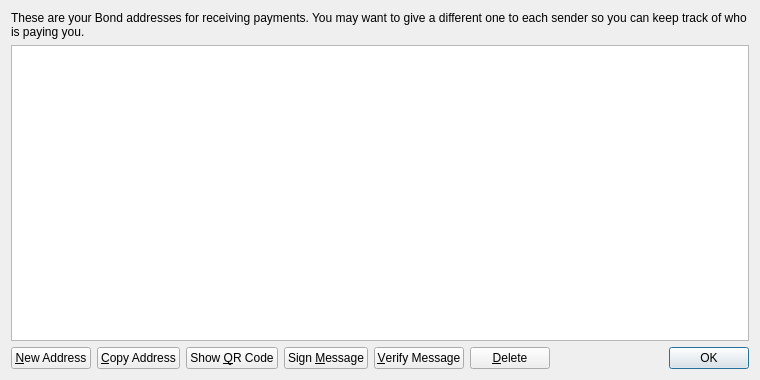
<?xml version="1.0" encoding="UTF-8"?>
<ui version="4.0">
 <class>AddressBookPage</class>
 <widget class="QWidget" name="AddressBookPage">
  <property name="geometry">
   <rect>
    <x>0</x>
    <y>0</y>
    <width>760</width>
    <height>380</height>
   </rect>
  </property>
  <property name="windowTitle">
   <string>Address Book</string>
  </property>
  <layout class="QVBoxLayout" name="verticalLayout">
   <item>
    <widget class="QLabel" name="labelExplanation">
     <property name="text">
      <string>These are your Bond addresses for receiving payments. You may want to give a different one to each sender so you can keep track of who is paying you.</string>
     </property>
     <property name="textFormat">
      <enum>Qt::PlainText</enum>
     </property>
     <property name="wordWrap">
      <bool>true</bool>
     </property>
    </widget>
   </item>
   <item>
    <widget class="QTableView" name="tableView">
     <property name="contextMenuPolicy">
      <enum>Qt::CustomContextMenu</enum>
     </property>
     <property name="toolTip">
      <string>Double-click to edit address or label</string>
     </property>
     <property name="tabKeyNavigation">
      <bool>false</bool>
     </property>
     <property name="selectionMode">
      <enum>QAbstractItemView::SingleSelection</enum>
     </property>
     <property name="selectionBehavior">
      <enum>QAbstractItemView::SelectRows</enum>
     </property>
     <property name="sortingEnabled">
      <bool>true</bool>
     </property>
     <attribute name="verticalHeaderVisible">
      <bool>false</bool>
     </attribute>
    </widget>
   </item>
   <item>
    <layout class="QHBoxLayout" name="horizontalLayout">
     <item>
      <widget class="QPushButton" name="newAddressButton">
       <property name="toolTip">
        <string>Create a new address</string>
       </property>
       <property name="text">
        <string>&amp;New Address</string>
       </property>
      </widget>
     </item>
     <item>
      <widget class="QPushButton" name="copyToClipboard">
       <property name="toolTip">
        <string>Copy the currently selected address to the system clipboard</string>
       </property>
       <property name="text">
        <string>&amp;Copy Address</string>
       </property>
      </widget>
     </item>
     <item>
      <widget class="QPushButton" name="showQRCode">
       <property name="text">
        <string>Show &amp;QR Code</string>
       </property>
      </widget>
     </item>
     <item>
      <widget class="QPushButton" name="signMessage">
       <property name="toolTip">
        <string>Sign a message to prove you own a Bond address</string>
       </property>
       <property name="text">
        <string>Sign &amp;Message</string>
       </property>
      </widget>
     </item>
     <item>
      <widget class="QPushButton" name="verifyMessage">
       <property name="toolTip">
        <string>Verify a message to ensure it was signed with a specified Bond address</string>
       </property>
       <property name="text">
        <string>&amp;Verify Message</string>
       </property>
      </widget>
     </item>
     <item>
      <widget class="QPushButton" name="deleteButton">
       <property name="toolTip">
        <string>Delete the currently selected address from the list</string>
       </property>
       <property name="text">
        <string>&amp;Delete</string>
       </property>
      </widget>
     </item>
     <item>
      <spacer name="horizontalSpacer">
       <property name="orientation">
        <enum>Qt::Horizontal</enum>
       </property>
       <property name="sizeHint" stdset="0">
        <size>
         <width>40</width>
         <height>20</height>
        </size>
       </property>
      </spacer>
     </item>
     <item>
      <widget class="QDialogButtonBox" name="buttonBox">
       <property name="sizePolicy">
        <sizepolicy hsizetype="Maximum" vsizetype="Fixed">
         <horstretch>0</horstretch>
         <verstretch>0</verstretch>
        </sizepolicy>
       </property>
       <property name="standardButtons">
        <set>QDialogButtonBox::Ok</set>
       </property>
      </widget>
     </item>
    </layout>
   </item>
  </layout>
 </widget>
 <resources>
  <include location="../bitcoin.qrc"/>
 </resources>
 <connections/>
</ui>
